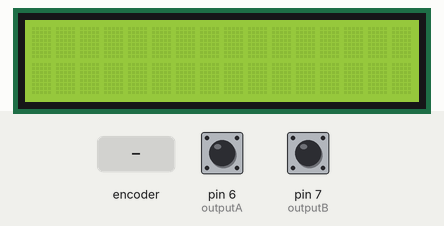
Simulated run of this sketch. Board: Arduino Uno, built with avr-gcc and run on an emulated ATmega328P. Parts: 16×2 character LCD. Inputs (shaded band) come from the test bench; at power-on: pin 6 (outputA) HIGH, pin 7 (outputB) HIGH. What the sketch prints to the serial monitor is not drawn.

Above: at 1.2 s.
1.3 s: rotary encoder on pin 6 (outputA) / pin 7 (outputB) turned 1 step (first pin leading)
At 1.7 s:
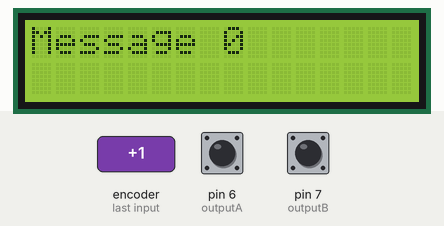
3.0 s: rotary encoder on pin 6 (outputA) / pin 7 (outputB) turned 3 steps (first pin leading)
At 4.4 s:
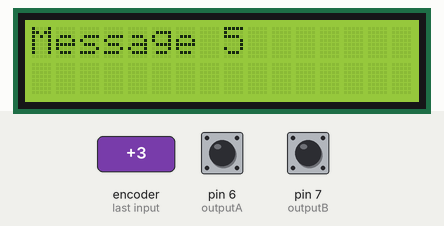
5.1 s: rotary encoder on pin 6 (outputA) / pin 7 (outputB) turned 1 step (first pin leading)
At 6.5 s:
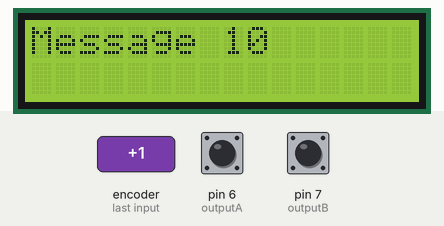
Timing chart, 0 to 8.1 s (numbered marks = the images above; inputs shaded):
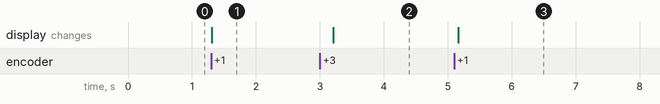

The sketch:

MessageRotaryenc.ino
```cpp
#include <LiquidCrystal_I2C.h>
 #define outputA 6 //CLK
 #define outputB 7 //DT
 int counter = 0;
 int aState;
 int aLastState;
#include <Wire.h>
uint8_t bell[8]  = {0x4,0xe,0xe,0xe,0x1f,0x0,0x4};
uint8_t note[8]  = {0x2,0x3,0x2,0xe,0x1e,0xc,0x0};
uint8_t clock[8] = {0x0,0xe,0x15,0x17,0x11,0xe,0x0};
uint8_t heart[8] = {0x0,0xa,0x1f,0x1f,0xe,0x4,0x0};
uint8_t duck[8]  = {0x0,0xc,0x1d,0xf,0xf,0x6,0x0};
uint8_t check[8] = {0x0,0x1,0x3,0x16,0x1c,0x8,0x0};
uint8_t cross[8] = {0x0,0x1b,0xe,0x4,0xe,0x1b,0x0};
uint8_t retarrow[8] = {  0x1,0x1,0x5,0x9,0x1f,0x8,0x4};
LiquidCrystal_I2C lcd(0x27,16,2);
 void setup() {
  lcd.init();
  lcd.backlight();
  lcd.setCursor(0,0);
   pinMode (outputA,INPUT);
   pinMode (outputB,INPUT);
   lcd.createChar(0, bell);
  lcd.createChar(1, note);
   lcd.home();

   Serial.begin (9600);
   // Reads the initial state of the outputA
   aLastState = digitalRead(outputA);
 }
 const char* messages[] = {
  "Message 0",
  "Message 5",
  "Message 10",
  "Message 15",
  "Message 20",
  "Message 25",
  "Message 30"
};
void update_LCD(int counter){
  int group=counter/5;
  group=constrain(group,0,6);
  lcd.clear();
  lcd.setCursor(0,0);
  lcd.print(messages[group]);
}
 void loop() {
   aState = digitalRead(outputA); // Reads the "current" state of the outputA
   // If the previous and the current state of the outputA are different, that means a Pulse has occured
   if (aState != aLastState){
     // If the outputB state is different to the outputA state, that means the encoder is rotating clockwise
     if (digitalRead(outputB) != aState) {
       counter ++;
     } else {
       counter --;
     }
     Serial.print("Position: ");
     Serial.println(counter);
     update_LCD(counter);
   }
   aLastState = aState; // Updates the previous state of the outputA with the current state
 }
```

Rencoder.cpp
```cpp
#include "Arduino.h"
#include "Rencoder.h"
int rencoder_out() {
    aState = digitalRead(outputA); // Reads the "current" state of the outputA
   // If the previous and the current state of the outputA are different, that means a Pulse has occured
   if (aState != aLastState){
     // If the outputB state is different to the outputA state, that means the encoder is rotating clockwise
     if (digitalRead(outputB) != aState) {
       counter ++;
     } else {
       counter --;
     }
     Serial.print("Position: ");
     Serial.print(counter);
   }
   aLastState = aState; // Updates the previous state of the outputA with the current state
   return counter;

 }
```

Rencoder.h
```cpp
#ifndef RENCODER_H
#define RENCODER_H
extern int outputA;
extern int outputB;
extern int aState;
extern int aLastState;
extern int counter;
int rencoder_out();

#endif // RENCODER_H
```

Measured:
- after the input at 1.3 s, the display: changes at once (image 1)
- after the input at 3.0 s, the display: changes after 0.21 s (image 2)
- after the input at 5.1 s, the display: changes after 0.06 s (image 3)
